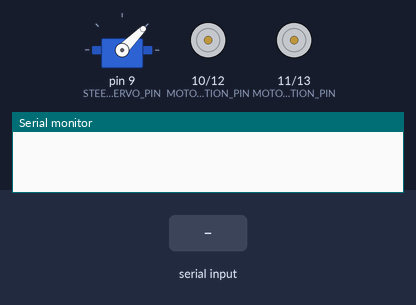
Simulated run of this sketch. Board: Arduino Uno, built with avr-gcc and run on an emulated ATmega328P. On the bench: servo, direction and speed pins drawn as motors (green arrow = direction pin HIGH = forward, orange = LOW = backward, longer = more drive), the last lines printed to the serial monitor. The test bench sets the inputs (shaded band).

Above: at 0.6 s.
At 5.7 s:
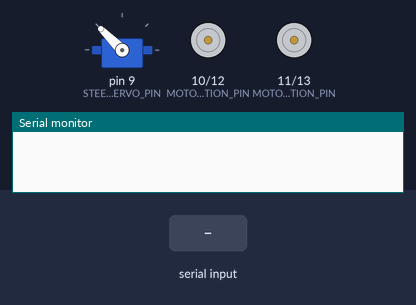
5.8 s: "1" received over Serial
At 7.0 s:
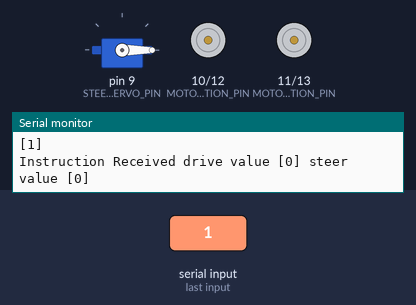
7.3 s: "drive" received over Serial
8.8 s: "steer" received over Serial
Timing chart, 0 to 11.8 s (numbered marks = the images above; inputs shaded):
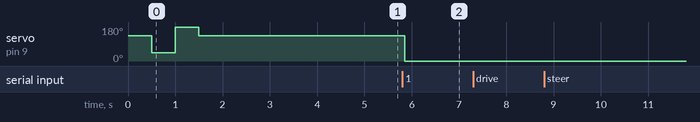

Measured:
- after the input at 5.8 s, servo on pin 9 (STEERING_SERVO_PIN): 135° → 0° after 0.05 s

The sketch:

CarController.ino
```cpp
#include "Servo.h"
#include "ArduinoJson.h"

//Pin declarations
int MOTOR1_DIRECTION_PIN = 10;
int MOTOR1_SPEED_PIN = 12;
int MOTOR2_DIRECTION_PIN =11;
int MOTOR2_SPEED_PIN = 13;
int STEERING_SERVO_PIN = 9;

//Steering constants
int STEERING_CENTER_POSITION = 135;
int STEERING_MAX_RIGHT = 45;
int STEERING_MAX_LEFT = 180;

//JSON Constants
const int JSON_DOCUMENT_SIZE = 56;

//Globals
Servo _steeringServo;
StaticJsonDocument<JSON_DOCUMENT_SIZE> _jsonDocument;

void setup()
{
  Serial.begin(9600);

  //Setup motor direction pins for writing
  pinMode(MOTOR1_DIRECTION_PIN, OUTPUT);
  pinMode(MOTOR2_DIRECTION_PIN, OUTPUT);

  //Attach servo pin
  _steeringServo.attach(STEERING_SERVO_PIN);

  resetSteeringToInitialPosition();

  Serial.setTimeout(50);


  doSteeringCalibrationTest();
  driveMotors(1, HIGH);
  delay(1000);
  driveMotors(0, LOW);
  delay(1000);
  driveMotors(-1, HIGH);
  delay(1000);
  driveMotors(0, LOW);

}

void loop()
{
  while(Serial.available()){
    String jsonString = Serial.readString();
    Serial.println();
    Serial.print("[");
    Serial.print(jsonString);
    Serial.print("]");
    char json[jsonString.length()];
    jsonString.toCharArray(json, jsonString.length() + 1);
    processJson(json);
  }

  while (!Serial.available()){
    delay(50);
  }

}

//Value
void driveMotors(int speed, int direction)
{
    digitalWrite(MOTOR1_DIRECTION_PIN,direction);
    digitalWrite(MOTOR2_DIRECTION_PIN, direction);
    analogWrite(MOTOR1_SPEED_PIN, speed);
    analogWrite(MOTOR2_SPEED_PIN, speed);
}

void resetSteeringToInitialPosition(){
  _steeringServo.write(STEERING_CENTER_POSITION);
}

void steer(int value){
  _steeringServo.write(value);
}

void doSteeringCalibrationTest(){
  resetSteeringToInitialPosition();
  delay(500);
  steer(STEERING_MAX_RIGHT);
  delay(500);
  steer(STEERING_MAX_LEFT);
  delay(500);
  resetSteeringToInitialPosition();
}

void processJson(char json[]){
    // Deserialize the JSON document
    DeserializationError error = deserializeJson(_jsonDocument, json);

    if (error) {
      Serial.print(F("deserializeJson() failed: "));
      Serial.println(error.c_str());
    }
    else{
      int driveValue = _jsonDocument["drive"];
      int steerValue = _jsonDocument["steer"];

      performInstruction(driveValue, steerValue);
    }
}

void performInstruction(int driveValue, int steerValue){
  Serial.println("");
  Serial.print("Instruction Received drive value [");
  Serial.print(driveValue);
  Serial.print("] steer value [");
  Serial.print(steerValue);
  Serial.print("]");

  int direction = HIGH;
  if(driveValue < 0){
      direction = LOW;
  }

  //move motors
  driveMotors(driveValue, direction);
  //move servo
  steer(steerValue);
}

void performInstruction(const char* instruction, int value){
  Serial.println("");
  Serial.print("Instruction Received [");
  Serial.print(instruction);
  Serial.print("] Value [");
  Serial.print(value);
  Serial.print("]");

  if(strcmp(instruction, "drive") == 0){
    int direction = HIGH;
    if(value < 0){
      direction = LOW;
    }

    driveMotors(value, direction);
  }
  else if(strcmp(instruction, "steer") == 0){
    steer(value);
  }
  else if(strcmp(instruction, "steerCalibrate") == 0){
    doSteeringCalibrationTest();
  }
}
```
